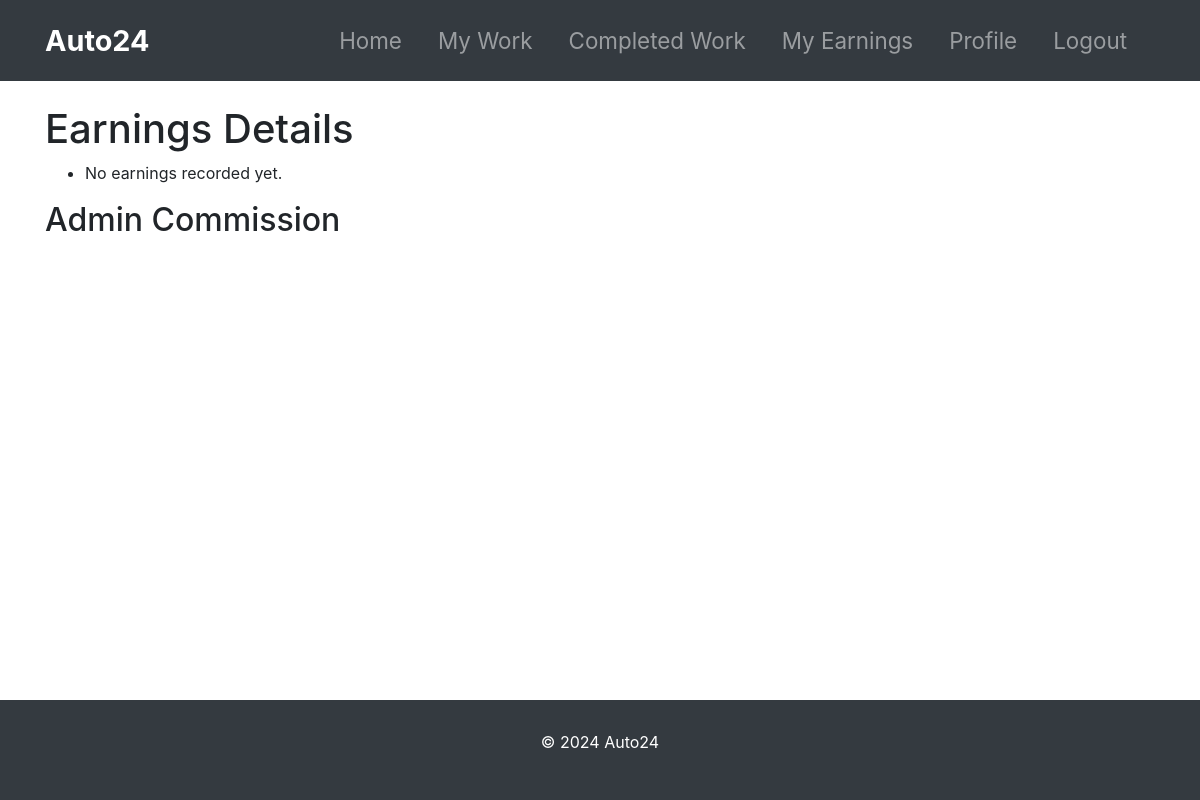
The app's page /earnings/ (signed in), older data.
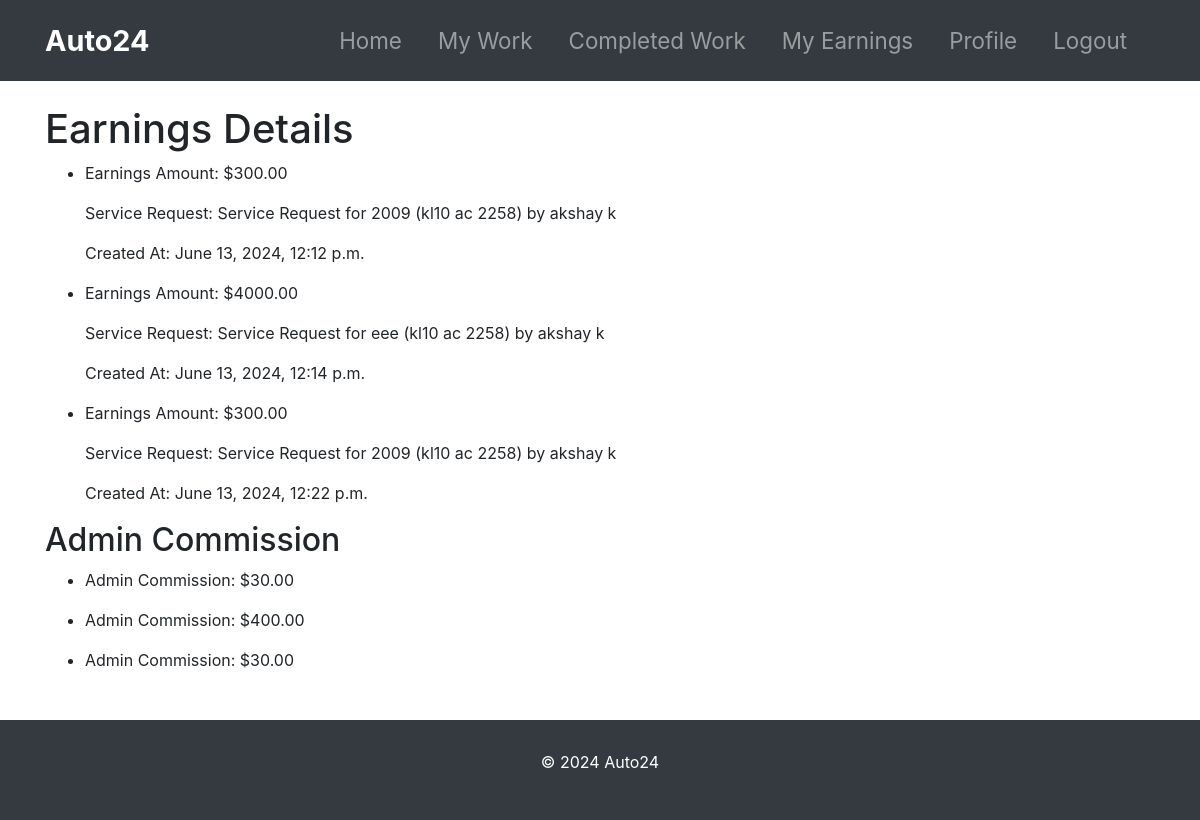
The same page, newer data.
### mechanic_management/models.py (models this page shows, shortened)
class MechanicEarnings(models.Model):
    mechanic = models.ForeignKey(User, on_delete=models.CASCADE, related_name='earnings')
    amount = models.DecimalField(max_digits=10, decimal_places=2, default=0)
    service_request = models.ForeignKey(ServiceRequest, on_delete=models.CASCADE, related_name='earnings')
    admin_commission = models.DecimalField(max_digits=10, decimal_places=2, default=0)
    created_at = models.DateTimeField(auto_now_add=True)

### customer_management/models.py (models this page shows, shortened)
class ServiceRequest(models.Model):
    STATUS_CHOICES = [
        ('Pending', 'Pending'),
        ('Approved', 'Approved'),
        ('Repairing', 'Repairing'),
        ('Repairing Done', 'Repairing Done'),
        ('Released', 'Released')
    ]
    customer = models.ForeignKey(Customer, on_delete=models.CASCADE, related_name='service_requests')
    vehicle = models.ForeignKey(Vehicle, on_delete=models.CASCADE, related_name='service_requests')
    problem_description = models.TextField()
    status = models.CharField(max_length=20, choices=STATUS_CHOICES, default='Pending')
    cost = models.DecimalField(max_digits=10, decimal_places=2, null=True, blank=True)
    created_at = models.DateTimeField(default=timezone.now)
    def __str__(self):
        return f"Service Request for {self.vehicle} by {self.customer.get_name}"

class Vehicle(models.Model):
    number = models.CharField(max_length=20)
    model = models.CharField(max_length=100)
    customer = models.ForeignKey(Customer, on_delete=models.CASCADE, related_name='vehicles')
    def __str__(self):
        return f"{self.model} ({self.number})"

class Customer(models.Model):
    user = models.OneToOneField(User, on_delete=models.CASCADE)
    profile_pic = models.ImageField(upload_to='profile_pic/CustomerProfilePic/', null=True, blank=True)
    address = models.CharField(max_length=40)
    mobile = models.CharField(max_length=20, null=False)
    @property
    def get_name(self):
        return self.user.first_name + " " + self.user.last_name

### mechanic_management/views.py (the view)
# urls.py: path('earnings/', views.view_earnings, name='view_earnings'),
@login_required
def view_earnings(request):
    mechanic_earnings = MechanicEarnings.objects.filter(mechanic=request.user)
    return render(request, 'mechanic/earnings.html', {'mechanic_earnings': mechanic_earnings})

### templates/mechanic/earnings.html (shortened to what this page needs)
{% extends 'mechanic/base.html' %}
{% block content %}
<div class="container mt-4">
<h1>Earnings Details</h1>
<ul>
    {% for earning in mechanic_earnings %}
    <li>
        <p>Earnings Amount: ${{ earning.amount }}</p>
        <p>Service Request: {{ earning.service_request }}</p>
        <p>Created At: {{ earning.created_at }}</p>
    </li>
    {% empty %}
    <li>No earnings recorded yet.</li>
    {% endfor %}
</ul>
<h2>Admin Commission</h2>
<ul>
    {% for earning in mechanic_earnings %}
    <li>
        <p>Admin Commission: ${{ earning.admin_commission }}</p>
    </li>
    {% endfor %}
</ul>
{% endblock %}

### templates/mechanic/base.html (shortened to what this page needs)
{% load static %}
<!DOCTYPE html>
<html lang="en">
<head>
    <link rel="stylesheet" href="https://stackpath.bootstrapcdn.com/bootstrap/4.5.2/css/bootstrap.min.css">
    <link rel="stylesheet" href="https://cdnjs.cloudflare.com/ajax/libs/font-awesome/5.15.3/css/all.min.css">
</head>
<body>
    <header>
        <nav class="navbar navbar-expand-lg navbar-dark">
            <div class="container">
                <a class="navbar-brand" href="#">Auto24</a>
                <div class="collapse navbar-collapse" id="navbarNav">
                    <ul class="navbar-nav">
                        <li class="nav-item">
                            <a class="nav-link" href="{% url 'mechanic_home' %}">Home</a>
                        </li>
                        <li class="nav-item">
                            <a class="nav-link" href="{% url 'assigned_work' %}">My Work</a>
                        </li>
                        <li class="nav-item">
                            <a class="nav-link" href="{% url 'completed_work' %}">Completed Work</a>
                        </li>
                        <li class="nav-item">
                            <a class="nav-link" href="{% url 'view_earnings' %}">My Earnings </a>
                        </li>
                        <li class="nav-item">
                            <a class="nav-link" href="{% url 'view_mechanic_profile' %}">Profile</a>
                        </li>
                        <li class="nav-item">
                            <a class="nav-link" href="{% url 'mechanic_logout' %}">Logout</a>
                        </li>
                    </ul>
                </div>
            </div>
        </nav>
    </header>
    <main>
        {% block content %}
        {% endblock %}
    </main>
    <footer class="footer py-3">
        <div class="container text-center">
            <p>&copy; 2024 Auto24</p>
        </div>
    </footer>
</body>
</html>

### templates/mechanic/base.html (style rules this page uses)
.navbar { background-color: #343a40; padding: 14px 0; }
.navbar-brand { color: #fff; font-weight: bold; font-size: 1.8rem; }
.navbar-nav .nav-link { color: #fff; font-size: 1.4rem; margin-right: 20px; }
.navbar-collapse { justify-content: flex-end; }
footer.footer { background-color: #343a40; color: #fff; text-align: center; min-height: 100px; display: flex; align-items: center; justify-content: center; }
body { display: flex; flex-direction: column; min-height: 100vh; }
main { flex: 1; margin-bottom: 2rem; }

Row changes from the older to the newer data that the page shows:
added MechanicEarnings: amount "300.00", service_request "Service Request for 2009 (kl10 ac 2258) by akshay k", created_at "June 13, 2024, 12:12 p.m.", admin_commission "30.00"
added MechanicEarnings: amount "4000.00", service_request "Service Request for eee (kl10 ac 2258) by akshay k", created_at "June 13, 2024, 12:14 p.m.", admin_commission "400.00"
added MechanicEarnings: amount "300.00", service_request "Service Request for 2009 (kl10 ac 2258) by akshay k", created_at "June 13, 2024, 12:22 p.m.", admin_commission "30.00"
Text that changed along with them:
text no longer shown: "No earnings recorded yet."
